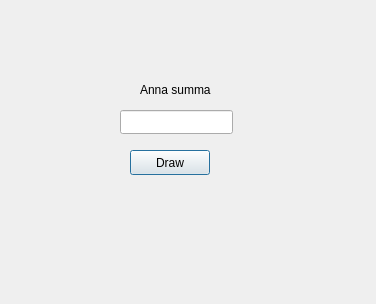
<?xml version="1.0" encoding="UTF-8"?>
<ui version="4.0">
 <class>customamount</class>
 <widget class="QDialog" name="customamount">
  <property name="geometry">
   <rect>
    <x>0</x>
    <y>0</y>
    <width>376</width>
    <height>304</height>
   </rect>
  </property>
  <property name="windowTitle">
   <string>Dialog</string>
  </property>
  <widget class="QLineEdit" name="lineEdit">
   <property name="geometry">
    <rect>
     <x>120</x>
     <y>110</y>
     <width>113</width>
     <height>24</height>
    </rect>
   </property>
  </widget>
  <widget class="QLabel" name="label">
   <property name="geometry">
    <rect>
     <x>140</x>
     <y>80</y>
     <width>81</width>
     <height>20</height>
    </rect>
   </property>
   <property name="text">
    <string>Anna summa</string>
   </property>
  </widget>
  <widget class="QPushButton" name="BTN_draw">
   <property name="geometry">
    <rect>
     <x>130</x>
     <y>150</y>
     <width>80</width>
     <height>25</height>
    </rect>
   </property>
   <property name="text">
    <string>Draw</string>
   </property>
  </widget>
 </widget>
 <resources/>
 <connections/>
</ui>
